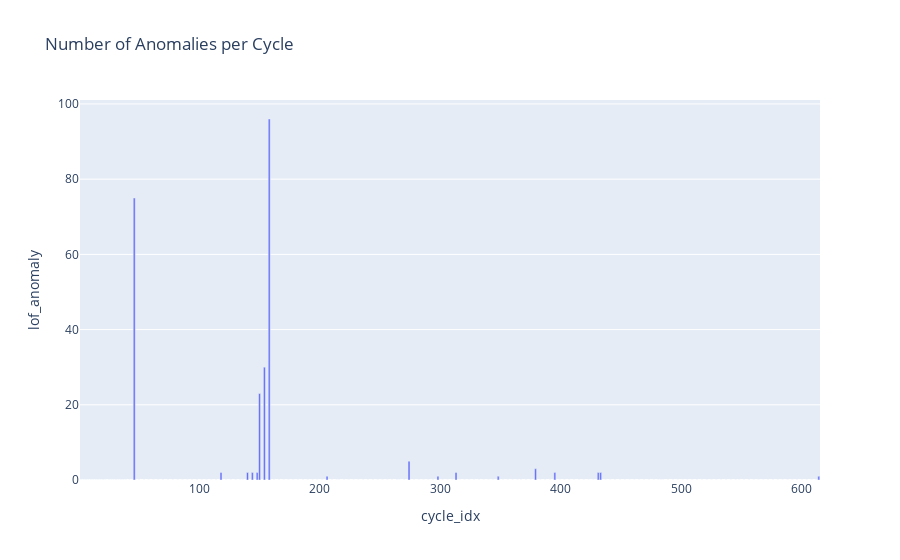

The notebook cell saved with this chart:
### Code cell
cycle_anom = df.groupby('cycle_idx')['lof_anomaly'].sum().reset_index()

fig = px.bar(
    cycle_anom,
    x='cycle_idx',
    y='lof_anomaly',
    title='Number of Anomalies per Cycle'
)
fig.show()

### Figure 1 — Plotly figure (JSON) as saved in the notebook; plotly's stock layout.template omitted (floating-point values rounded to 4 significant figures; data arrays with more than 128 entries replaced by an {"elided": "..."} marker saying what was removed)
{"data": [{"hovertemplate": "cycle_idx=%{x}<br>lof_anomaly=%{y}<extra></extra>", "legendgroup": "", "marker": {"color": "#636efa", "pattern": {"shape": ""}}, "name": "", "orientation": "v", "showlegend": false, "textposition": "auto", "type": "bar", "x": {"elided": "168 int values"}, "xaxis": "x", "y": {"elided": "168 int values"}, "yaxis": "y"}], "layout": {"barmode": "relative", "legend": {"tracegroupgap": 0}, "title": {"text": "Number of Anomalies per Cycle"}, "xaxis": {"anchor": "y", "domain": [0, 1], "title": {"text": "cycle_idx"}}, "yaxis": {"anchor": "x", "domain": [0, 1], "title": {"text": "lof_anomaly"}}}}
